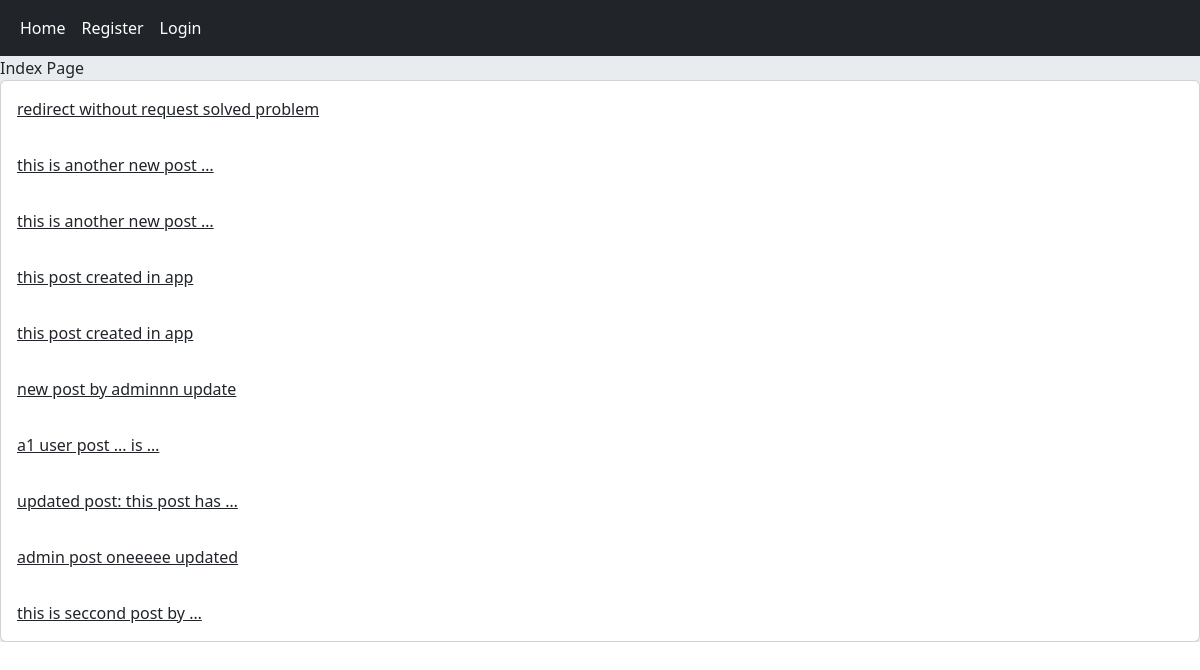
The app's page /, older data.
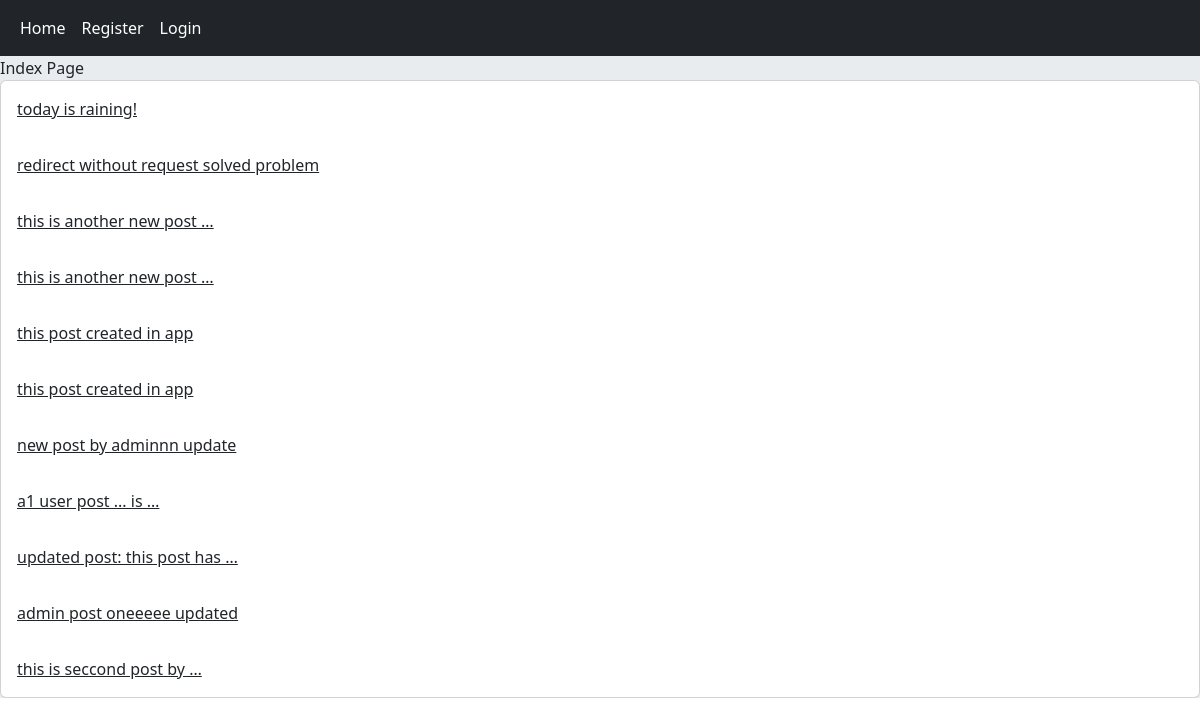
The same page, newer data.
### home/models.py (models this page shows, shortened)
class Post(models.Model):
    user    = models.ForeignKey(User, on_delete=models.CASCADE)
    body    = models.TextField()
    slug    = models.SlugField()
    created = models.DateTimeField(auto_now_add=True)
    updated = models.DateTimeField(auto_now=True)
    class Meta:
        ordering = ('-created','-body')
    def get_absolute_url(self):
        return reverse("home:post_details", args=(self.id, self.slug))

### home/views.py (the view)
# urls.py: path(''                                     , views.HomeView.as_view()      , name='home'),
class HomeView(View):
    def get(self, request):
        posts = Post.objects.all()
        return render(request, 'home/index.html', {'posts':posts})

### home/templates/home/index.html (shortened to what this page needs)
{% extends 'base.html' %}
{% block content %}
    Index Page
    <div class="card">
        {% for post in posts %}
            <a href="{{post.get_absolute_url}}" class="card-body">{{post.body |  truncatewords:5}} </a>
        {% endfor %}
    </div>
{% endblock %}

Row changes from the older to the newer data that the page shows:
added Post: body "today is raining!"
